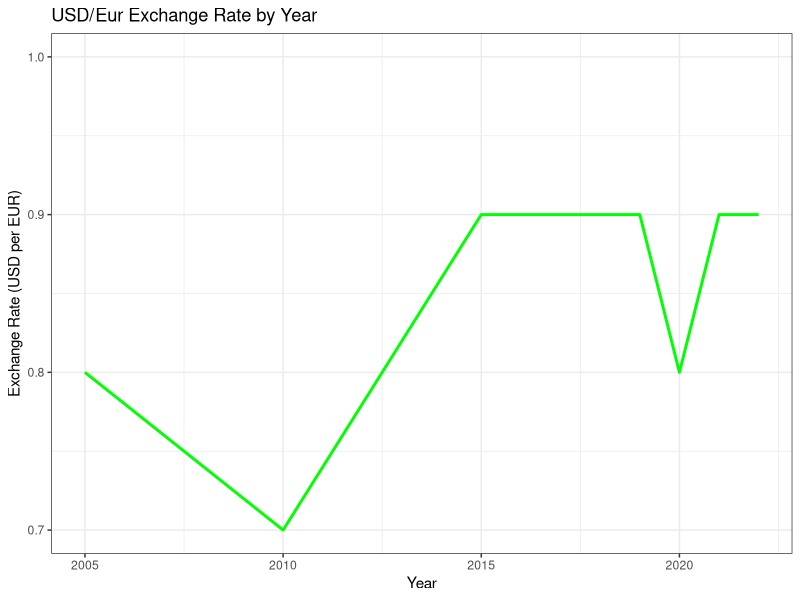
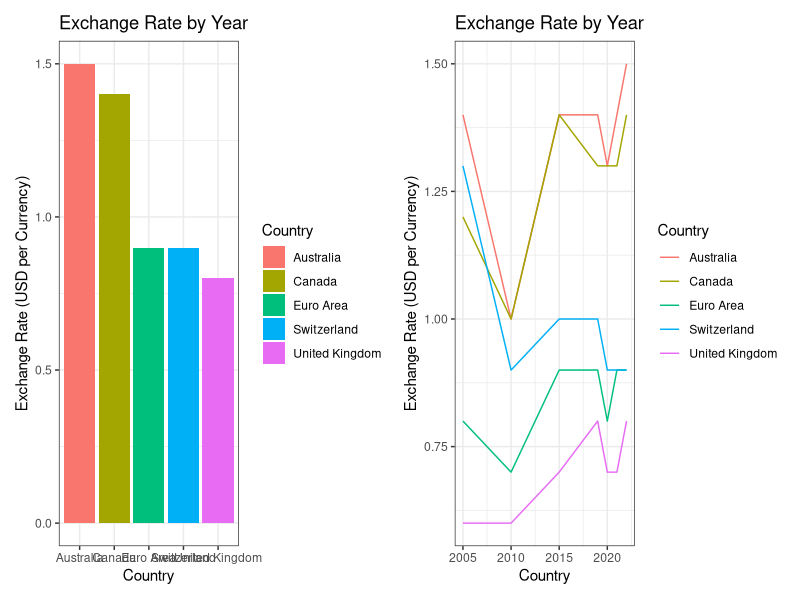

R code for these plots, in order:

## Load Packages
library(ggplot2)
library(tidyverse)
library(dplyr)
library(lubridate)
library(patchwork)
library(readxl)


## Load and Clean Data
UN_ExRates <- read_excel("UN_ExRates.xlsx")
View(UN_ExRates)

UN_ExRates <- UN_ExRates |>
  rename(Country = ...2)


##Crate First Visualization of Euro - USD Exchange Rate over Time
EU_over_time=
  UN_ExRates|>
  filter(`National currency` == "Euro (EUR)", Country == "Euro Area", Series == "Exchange rates: end of period (national currency per US dollar)")|>
  ggplot(aes(x = `Year`, y = Value))+
  geom_line(linewidth = 1, color = "green")+
  theme(
    axis.title = element_text(size = 16)
  )+
  theme_bw()+
  labs(x = "Year", y = "Exchange Rate (USD per EUR)")+
  scale_y_continuous(
    limits = c(0.70, 1.0) 
  )+
  ggtitle("USD/Eur Exchange Rate by Year")

EU_over_time



#Create First Part of the Second Visualization, Comparing 5 currency exchange rates over time
comparison_col=
  UN_ExRates|>
  filter(Country %in% c("Euro Area", "Canada", "Australia", "United Kingdom", "Switzerland"), Series == "Exchange rates: end of period (national currency per US dollar)", Year == "2022")|>
  ggplot(aes(x = Country, y = Value, fill = Country))+
  geom_col()+
  labs(x = "Country", y = "Exchange Rate (USD per Currency)")+
  ggtitle("Exchange Rate by Year")+
  theme_bw()



##Create Second Part of Second Visualization, highlighting current global exchange rates of the 5 currencies previously visualized
comparison_line=
  UN_ExRates|>
  filter(Country %in% c("Euro Area", "Canada", "Australia", "United Kingdom", "Switzerland"), Series == "Exchange rates: end of period (national currency per US dollar)")|>
  ggplot(aes(x = Year, y = Value, color = Country))+
  geom_line()+
  labs(x = "Country", y = "Exchange Rate (USD per Currency)")+
  ggtitle("Exchange Rate by Year")+
  scale_x_continuous(
    limits = c(2005, 2022)
  )+
  theme_bw()
  

##Combine the two visuals using patchwork to create one plot to enter in the final slide
comp_final <- comparison_col + comparison_line +
  plot_layout(ncol = 2)

comp_final